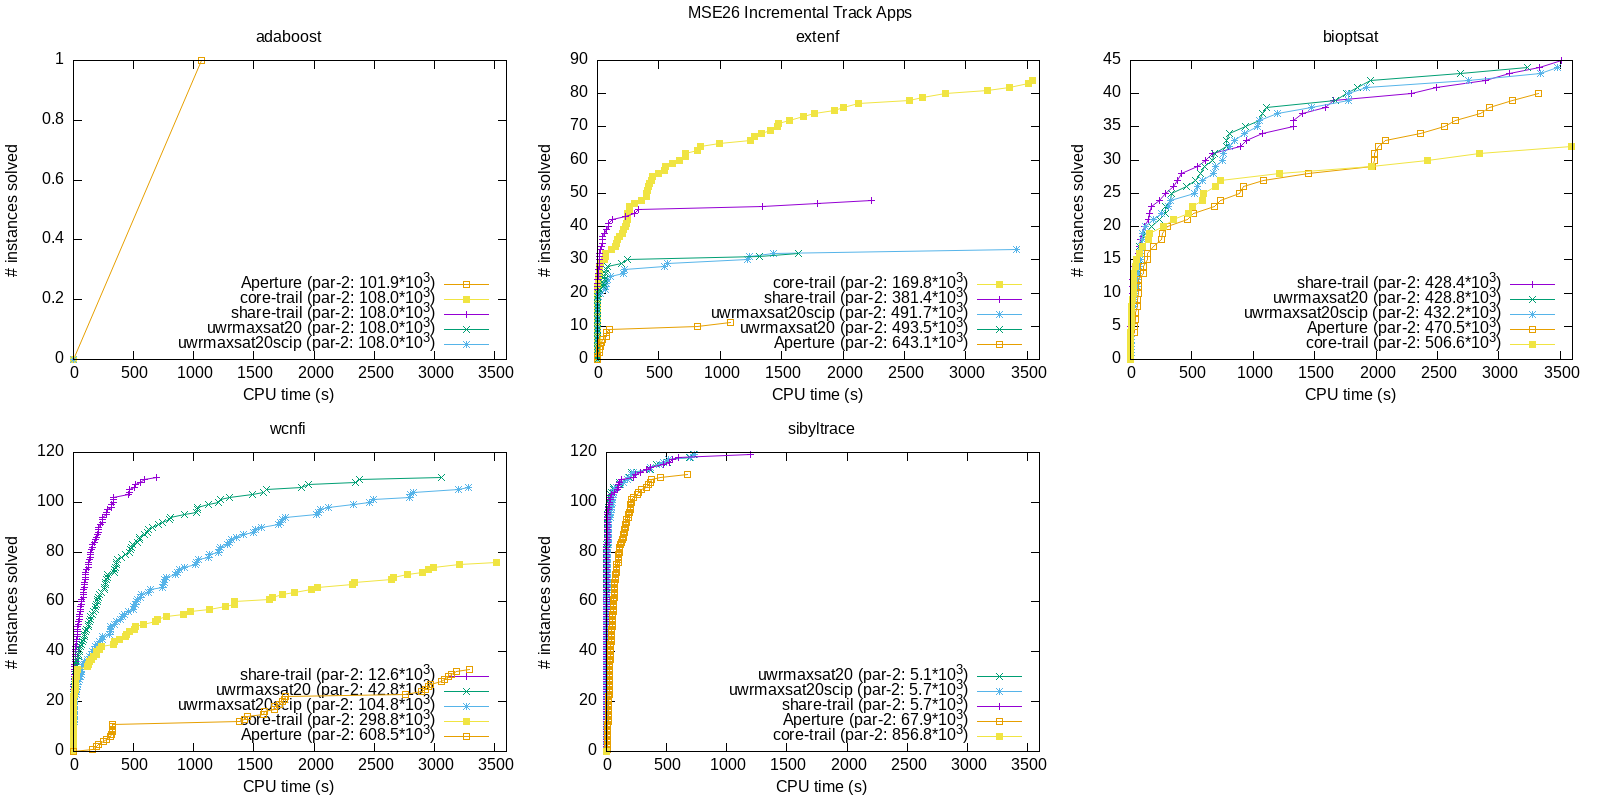

The gnuplot source for this figure:
set term png size 1600,800
set output "app-cdfs.png"

@ARG1

set multiplot \
  title "MSE26 Incremental Track Apps" \
  layout 2,3

set xlabel "CPU time (s)"
set ylabel "# instances solved"
set xrange [0:3600]
set key right bottom

set title "adaboost"

plot \
  "ipamiradaboost-cdf.dat" using 2:1 with linespoints linestyle ipamiradaboostl1 title ipamiradaboostn1, \
  "ipamiradaboost-cdf.dat" using 3:1 with linespoints linestyle ipamiradaboostl2 title ipamiradaboostn2, \
  "ipamiradaboost-cdf.dat" using 4:1 with linespoints linestyle ipamiradaboostl3 title ipamiradaboostn3, \
  "ipamiradaboost-cdf.dat" using 5:1 with linespoints linestyle ipamiradaboostl4 title ipamiradaboostn4, \
  "ipamiradaboost-cdf.dat" using 6:1 with linespoints linestyle ipamiradaboostl5 title ipamiradaboostn5

set title "extenf"

plot \
  "ipamirextenf-cdf.dat" using 2:1 with linespoints linestyle ipamirextenfl1 title ipamirextenfn1, \
  "ipamirextenf-cdf.dat" using 3:1 with linespoints linestyle ipamirextenfl2 title ipamirextenfn2, \
  "ipamirextenf-cdf.dat" using 4:1 with linespoints linestyle ipamirextenfl3 title ipamirextenfn3, \
  "ipamirextenf-cdf.dat" using 5:1 with linespoints linestyle ipamirextenfl4 title ipamirextenfn4, \
  "ipamirextenf-cdf.dat" using 6:1 with linespoints linestyle ipamirextenfl5 title ipamirextenfn5

set title "bioptsat"

plot \
  "ipamirbioptsat-cdf.dat" using 2:1 with linespoints linestyle ipamirbioptsatl1 title ipamirbioptsatn1, \
  "ipamirbioptsat-cdf.dat" using 3:1 with linespoints linestyle ipamirbioptsatl2 title ipamirbioptsatn2, \
  "ipamirbioptsat-cdf.dat" using 4:1 with linespoints linestyle ipamirbioptsatl3 title ipamirbioptsatn3, \
  "ipamirbioptsat-cdf.dat" using 5:1 with linespoints linestyle ipamirbioptsatl4 title ipamirbioptsatn4, \
  "ipamirbioptsat-cdf.dat" using 6:1 with linespoints linestyle ipamirbioptsatl5 title ipamirbioptsatn5

set title "wcnfi"

plot \
  "ipamirwcnfi-cdf.dat" using 2:1 with linespoints linestyle ipamirwcnfil1 title ipamirwcnfin1, \
  "ipamirwcnfi-cdf.dat" using 3:1 with linespoints linestyle ipamirwcnfil2 title ipamirwcnfin2, \
  "ipamirwcnfi-cdf.dat" using 4:1 with linespoints linestyle ipamirwcnfil3 title ipamirwcnfin3, \
  "ipamirwcnfi-cdf.dat" using 5:1 with linespoints linestyle ipamirwcnfil4 title ipamirwcnfin4, \
  "ipamirwcnfi-cdf.dat" using 6:1 with linespoints linestyle ipamirwcnfil5 title ipamirwcnfin5

set title "sibyltrace"

plot \
  "ipamirsibyltrace-cdf.dat" using 2:1 with linespoints linestyle ipamirsibyltracel1 title ipamirsibyltracen1, \
  "ipamirsibyltrace-cdf.dat" using 3:1 with linespoints linestyle ipamirsibyltracel2 title ipamirsibyltracen2, \
  "ipamirsibyltrace-cdf.dat" using 4:1 with linespoints linestyle ipamirsibyltracel3 title ipamirsibyltracen3, \
  "ipamirsibyltrace-cdf.dat" using 5:1 with linespoints linestyle ipamirsibyltracel4 title ipamirsibyltracen4, \
  "ipamirsibyltrace-cdf.dat" using 6:1 with linespoints linestyle ipamirsibyltracel5 title ipamirsibyltracen5
